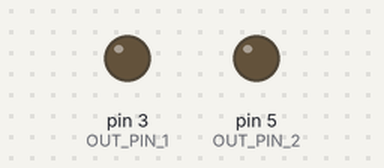
Bench run of a sketch on a simulated Arduino Uno, built with avr-gcc and run on an emulated ATmega328P. Shown: output pins drawn as LEDs (lit = HIGH). Random numbers use the default seed unless the sketch sets one.

Above: at 0.05 s.
At 2.6 s:
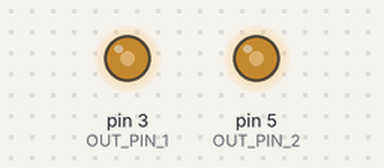
At 5.2 s:
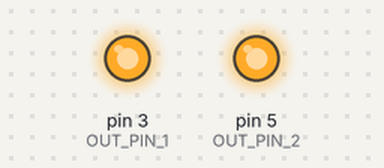
At 10.4 s:
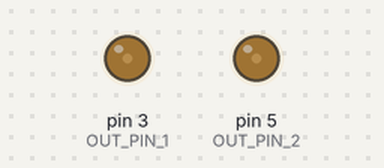
Timing chart, 0 to 16.1 s (numbered marks = the images above):
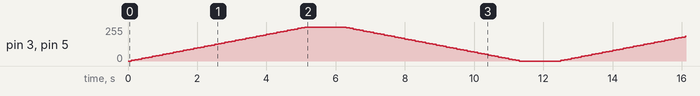

The sketch:

lights.ino
```cpp
#include <MorseFlasher.h>

#define OUT_PIN_1 3
#define OUT_PIN_2 5
#define LIGHT_ON 255
#define LIGHT_OFF 0
#define DOT_DELAY 200

int delayPeriod = 1000;
int led_pins[] = { OUT_PIN_1, OUT_PIN_2 };

char* messages[] = {
  "HAPPY NEW YEAR 2016",
  "MARRY CHRISTMAS",
  "SODOMY IS SIN"
};

MorseFlasher morseFlasher(led_pins, DOT_DELAY);

void setup()
{
  randomSeed(analogRead(0));
}

void loop()
{
  flash2(led_pins, 3, delayPeriod);
  flash(led_pins, 10, delayPeriod);
  morseFlasher.flashMessage(messages[random(sizeof(messages))]);
  flash3(led_pins, 20, 50);
}

void flash(int* led_pins, int numFlashes, int d)
{
  for (int i = 0; i < numFlashes; i++)
  {
    for (int j = 0; j < sizeof(led_pins); j++) {
      digitalWrite(led_pins[j], HIGH);
      delay(d);
    }
    for (int j = 0; j < sizeof(led_pins); j++) {
      delay(d);
      digitalWrite(led_pins[j], LOW);
    }
  }
}

void flash2(int* led_pins, int numFlashes, int d)
{
  for (int k = 0; k < numFlashes; k++)
  {
    for (int i = 0; i <= LIGHT_ON; i += 5)
    {
      for (int j = 0; j < sizeof(led_pins); j++) { analogWrite(led_pins[j], i); }
      delay(100);
    }
    delay(d);
    for (int i = LIGHT_ON; i >= 0; i -= 5)
    {
      for (int j = 0; j < sizeof(led_pins); j++) { analogWrite(led_pins[j], i); }
      delay(100);
    }
    delay(d);
  }
}

void flash3(int* led_pins, int numFlashes, int d)
{
  for (int k = 0; k < numFlashes; k++)
  {
    for (int j = 0; j < sizeof(led_pins); j++) {
      digitalWrite(led_pins[j], HIGH);
      delay(d);
    }
    for (int j = 0; j < sizeof(led_pins); j++) {
      digitalWrite(led_pins[j], LOW);
      delay(d);
    }
  }
}
```
